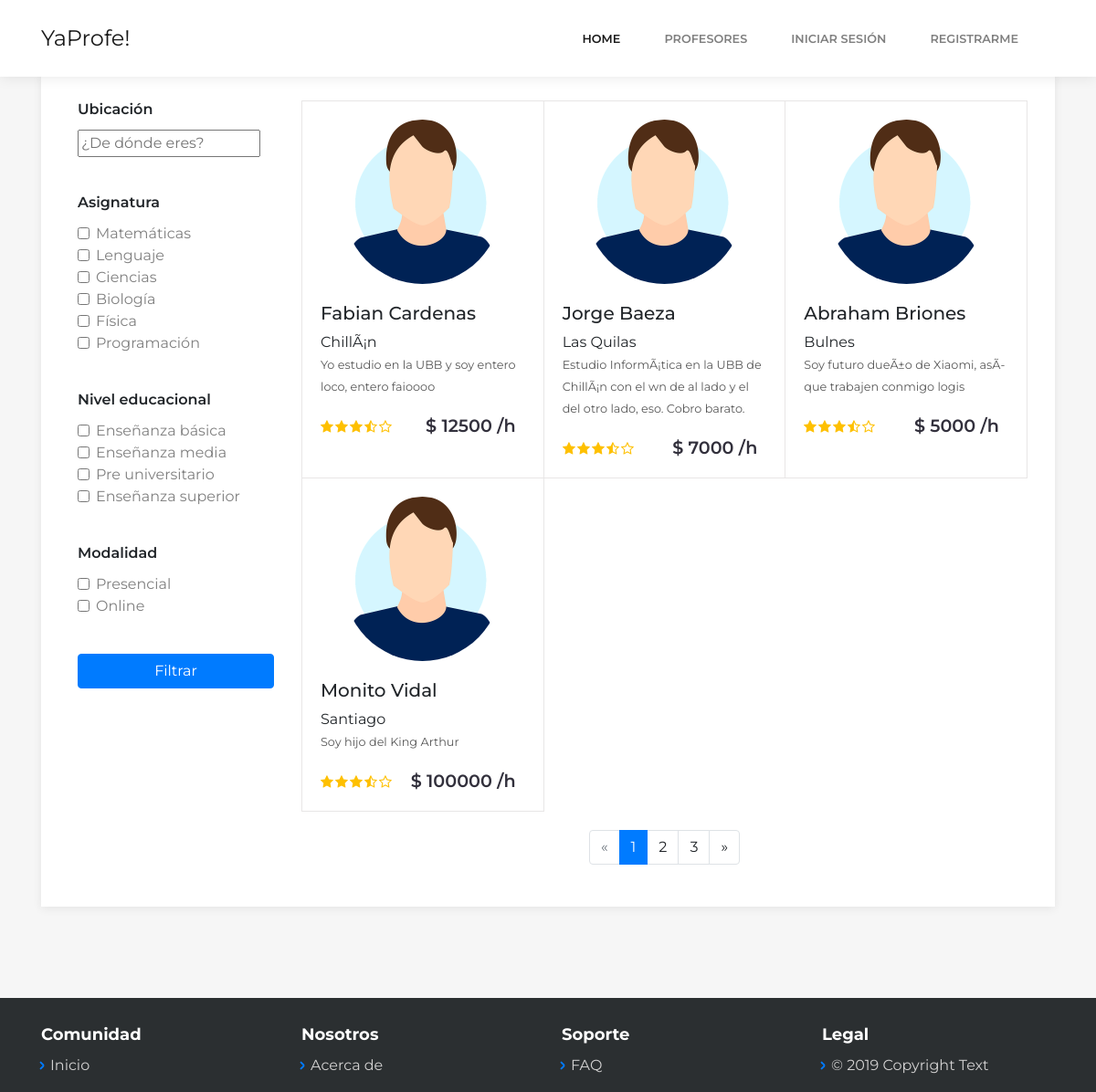
Before: /profesores.php with the older database file.
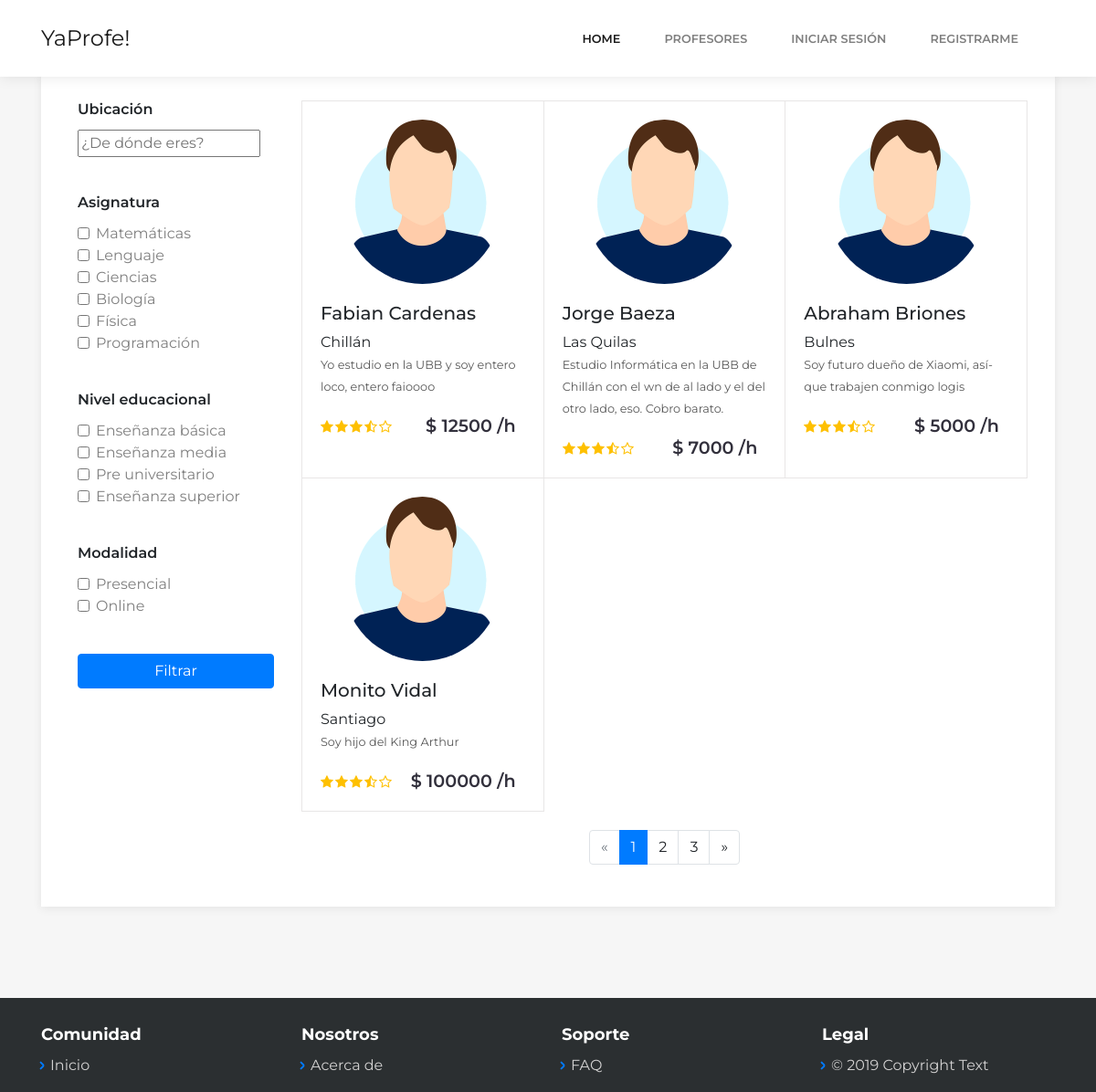
After: the same page with the newer database file.
### tables this page shows
CREATE TABLE `users` (
  `id` int(11) NOT NULL,
  `name` varchar(60) NOT NULL,
  `lastname` varchar(120) NOT NULL,
  `email` varchar(250) NOT NULL,
  `password` varchar(250) NOT NULL,
  `ciudad` varchar(60) DEFAULT NULL,
  `telefono` varchar(30) DEFAULT NULL,
  `descripcion` varchar(500) DEFAULT NULL,
  `precio` int(20) DEFAULT NULL,
  `id_modalidad` int(11) DEFAULT NULL,
  `id_niveleducacional` int(11) DEFAULT NULL,
  `id_asignatura` int(11) DEFAULT NULL,
  `foto_perfil` varchar(250) DEFAULT NULL
);

### profesores.php (the view, shortened to what this page needs)
<?php
include 'conexion.php';
$conexion = mysqli_connect($dbhost, $dbuser, $dbpass, $dbname);
?>
<!DOCTYPE html>
<html>
<head>
    <link rel="stylesheet" href="assets/bootstrap/css/bootstrap.min.css">
    <link rel="stylesheet" href="assets/fonts/simple-line-icons.min.css">
    <link rel="stylesheet" href="https://cdnjs.cloudflare.com/ajax/libs/baguettebox.js/1.10.0/baguetteBox.min.css">
    <link rel="stylesheet" href="assets/css/smoothproducts.css">
</head>
<body>
    <nav class="navbar navbar-light navbar-expand-lg fixed-top bg-white clean-navbar">
        <?php if(isset($_SESSION['loggedin'])): ?>
        <div class="container"><a class="navbar-brand logo" href="index.php">YaProfe!</a><button class="navbar-toggler" data-toggle="collapse" data-target="#navcol-1"><span class="sr-only">Toggle navigation</span><span class="navbar-toggler-icon"></span></button>
            <div class="collapse navbar-collapse"
                id="navcol-1">
                <ul class="nav navbar-nav ml-auto">
                    <li class="nav-item" role="presentation"><a class="nav-link" href="index.php">Home</a></li>
                    <li class="nav-item" role="presentation"><a class="nav-link" href="profesores.php">Profesores</a></li>
                    <!-- <form class="form-inline">
                        <li class="nav-item" role="presentation"><a href="my-perfil.php"><button class="btn btn-outline-primary my-2 my-sm-0 ml-2" type="button"><?php echo $_SESSION['name']; ?></a></li>
                    </form> -->
                    <li>
                    <div class="input-group mb-3">
                        <div class="input-group-prepend">
                            <button class="btn btn-outline-primary dropdown-toggle" type="button" data-toggle="dropdown" aria-haspopup="true" aria-expanded="false"><?php echo $_SESSION['name']; ?></button>
                            <div class="dropdown-menu">
                            <a class="dropdown-item" href="my-perfil.php">Mi Perfil</a>
                            <a class="dropdown-item" href="edit-perfil.php">Editar Perfil</a>
                            <a class="dropdown-item" href="logout.php">Cerrar Sesión</a>
                            </div>
                        </div></li>
                    </div>
                </ul>
            </div>
        </div>
        <?php else: ?>
        <div class="container"><a class="navbar-brand logo" href="index.php">YaProfe!</a>
            <div class="collapse navbar-collapse"
                id="navcol-1">
                <ul class="nav navbar-nav ml-auto">
                    <li class="nav-item" role="presentation"><a class="nav-link active" href="index.php">Home</a></li>
                    <li class="nav-item" role="presentation"><a class="nav-link" href="profesores.php">Profesores</a></li>
                    <li class="nav-item" role="presentation"><a class="nav-link" href="login.php">Iniciar Sesión</a></li>
                    <li class="nav-item" role="presentation"><a class="nav-link" href="registration.php">Registrarme</a></li>
                </ul>
            </div>
        </div>
        <?php endif; ?>
    </nav>
    <main class="page catalog-page">
        <section class="clean-block clean-catalog dark">
            <div class="container">
                <div class="content">
                    <div class="row">
                        <div class="col-md-3">
                            <div class="d-none d-md-block">
                                <div class="filters">
                                	<div class="filter-item">
                                        <h3>Ubicación</h3>
                                        <div class="home-search-form-inner HomeV2_adress" style="">
										<input name="search_city" class="HomeV2_input Search_box_input HomeV2_inputAddress HomeV2_GoogleAutocomplete" id="search_city" data-country-code="CL" type="text" placeholder="¿De dónde eres?" autocomplete="off"><span class="locate" title="Usa tu ubicación"><span></span></span>
										<input type="hidden" name="src" value="home"><div class="home-search-results autocomplete-results"></div></div>
                                    </div>
                                    <div class="filter-item">
                                        <h3>Asignatura</h3>
                                        <div class="form-check"><input class="form-check-input" type="checkbox" id="formCheck-1"><label class="form-check-label" for="formCheck-1">Matemáticas</label></div>
                                        <div class="form-check"><input class="form-check-input" type="checkbox" id="formCheck-2"><label class="form-check-label" for="formCheck-2">Lenguaje</label></div>
                                        <div class="form-check"><input class="form-check-input" type="checkbox" id="formCheck-4"><label class="form-check-label" for="formCheck-4">Ciencias</label></div>
                                        <div class="form-check"><input class="form-check-input" type="checkbox" id="formCheck-4"><label class="form-check-label" for="formCheck-4">Biología</label></div>
                                        <div class="form-check"><input class="form-check-input" type="checkbox" id="formCheck-4"><label class="form-check-label" for="formCheck-4">Física</label></div>
                                        <div class="form-check"><input class="form-check-input" type="checkbox" id="formCheck-4"><label class="form-check-label" for="formCheck-4">Programación</label></div>
                                    </div>
                                    <div class="filter-item">
                                        <h3>Nivel educacional</h3>
                                        <div class="form-check"><input class="form-check-input" type="checkbox" id="formCheck-8"><label class="form-check-label" for="formCheck-8">Enseñanza básica</label></div>
                                        <div class="form-check"><input class="form-check-input" type="checkbox" id="formCheck-9"><label class="form-check-label" for="formCheck-9">Enseñanza media</label></div>
                                        <div class="form-check"><input class="form-check-input" type="checkbox" id="formCheck-9"><label class="form-check-label" for="formCheck-9">Pre universitario</label></div>
                                        <div class="form-check"><input class="form-check-input" type="checkbox" id="formCheck-9"><label class="form-check-label" for="formCheck-9">Enseñanza superior</label></div>
                                    </div>
                                    <div class="filter-item">
                                        <h3>Modalidad</h3>
                                        <div class="form-check"><input class="form-check-input" type="checkbox" id="formCheck-8"><label class="form-check-label" for="formCheck-8">Presencial</label></div>
                                        <div class="form-check"><input class="form-check-input" type="checkbox" id="formCheck-8"><label class="form-check-label" for="formCheck-8">Online</label></div>
                                    </div>
                                    <button type="button" class="btn btn-primary">Filtrar</button>
                                </div>
                            </div>
                        </div>
                        <div class="col-md-9">
                            <div class="products">
                                <div class="row no-gutters">
                                    <?php
                                        $query = "SELECT * FROM users";
                                        $resultado = $conexion->query($query);
                                        while ($row=$resultado->fetch_assoc()) {
                                    ?>
                                    <div class="col-12 col-md-6 col-lg-4">
                                        <div class="clean-product-item">
                                            <div class="image"><a href="profe.php"><img class="img-fluid d-block mx-auto" src="assets/img/tech/my-perfil.png"></a></div>
                                            <h5><?php echo $row['name'];?> <?php echo $row['lastname'];?></h5>
                                            <h9><?php echo $row['ciudad'];?></h9>
                                            <div class="product-name"><a href="#"><?php echo $row['descripcion'];?></a></div>
                                            <div class="about">
                                                <div class="rating"><img src="assets/img/star.svg"><img src="assets/img/star.svg"><img src="assets/img/star.svg"><img src="assets/img/star-half-empty.svg"><img src="assets/img/star-empty.svg"></div>
                                                <div class="price">
                                                    <h3>$ <?php echo $row['precio'];?> /h</h3>
                                                </div>
                                            </div>
                                        </div>
                                    </div>
                                    <?php
                                        }
                                    ?>
                                </div>
                                <nav>
                                    <ul class="pagination">
                                        <li class="page-item disabled"><a class="page-link" aria-label="Previous"><span aria-hidden="true">«</span></a></li>
                                        <li class="page-item active"><a class="page-link">1</a></li>
                                        <li class="page-item"><a class="page-link">2</a></li>
                                        <li class="page-item"><a class="page-link">3</a></li>
                                        <li class="page-item"><a class="page-link" aria-label="Next"><span aria-hidden="true">»</span></a></li>
                                    </ul>
                                </nav>
                            </div>
                        </div>
                    </div>
                </div>
            </div>
        </section>
    </main>
    <footer class="page-footer dark">
        <div class="container">
            <div class="row">
                <div class="col-sm-3">
                    <h5>Comunidad</h5>
                    <ul>
                        <li><a href="#">Inicio</a></li>
                    </ul>
                </div>
                <div class="col-sm-3">
                    <h5>Nosotros</h5>
                    <ul>
                        <li><a href="#">Acerca de</a></li>
                    </ul>
                </div>
                <div class="col-sm-3">
                    <h5>Soporte</h5>
                    <ul>
                        <li><a href="#">FAQ</a></li>
                    </ul>
                </div>
                <div class="col-sm-3">
                    <h5>Legal</h5>
                    <ul>
                        <li><a href="#">© 2019 Copyright Text</a></li>
                    </ul>
                </div>
            </div>
        </div>
    </footer>
</body>
</html>

### assets/css/smoothproducts.css (style rules this page uses)
html, body { height: 100%; width: 100%; }

Changed rows visible on the page:
changed users "Fabian": ciudad "ChillÃ¡n" → "Chillán"
changed users "Jorge": descripcion "Estudio InformÃ¡tica en la UBB de ChillÃ¡n con el wn de al lado y el del otro lado, eso. Cobro barato." → "Estudio Informática en la UBB de Chillán con el wn de al lado y el del otro lado, eso. Cobro barato."
changed users "Abraham": descripcion "Soy futuro dueÃ±o de Xiaomi, asÃ­ que trabajen conmigo logis" → "Soy futuro dueño de Xiaomi, así­ que trabajen conmigo logis"
